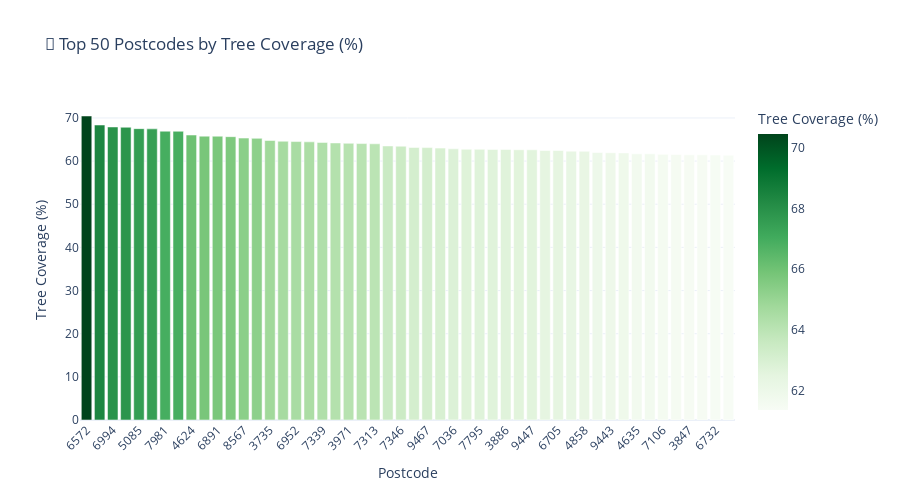

The code cell stored with this chart in its notebook:
### Markdown cell above
### 📈 Interactive Visualization: Top 50 Tree-Dense Postcodes

To enhance the readability and exploration of green data, we use **Plotly** to create an interactive chart.

This bar chart shows the **top 50 postcodes with the highest percentage of tree coverage**. You can:
- Hover over each bar to see the exact percentage
- Zoom in/out or pan to focus on specific areas
- Click the legend to filter values
- Export the chart as an image for reports

This interactive approach allows for deeper insight into which areas are more tree-dense and how they compare with each other.

### Code cell
import plotly.express as px

# Sort top 50 greenest postcodes by tree percentage
top_trees = df.sort_values(by='percentagetrees', ascending=False).head(50)

# Convert postcode to string to force category behavior
top_trees['postcode'] = top_trees['postcode'].astype(str)

# Create an interactive bar chart
fig = px.bar(
    top_trees,
    x='postcode',
    y='percentagetrees',
    color='percentagetrees',
    color_continuous_scale='Greens',
    title='🌳 Top 50 Postcodes by Tree Coverage (%)',
    labels={'percentagetrees': 'Tree Coverage (%)', 'postcode': 'Postcode'},
    height=500
)

# Improve layout
fig.update_layout(
    xaxis_tickangle=-45,
    bargap=0.2,  # reduce gap between bars
    xaxis_type='category',  # treat postcodes as categories
    template='plotly_white'
)

fig.show()

### Figure 1 — Plotly figure (JSON) as saved in the notebook; plotly's stock layout.template omitted (floating-point values rounded to 4 significant figures)
{"data": [{"alignmentgroup": "True", "hovertemplate": "Postcode=%{x}<br>Tree Coverage (%)=%{marker.color}<extra></extra>", "legendgroup": "", "marker": {"color": [70.45, 68.36, 67.91, 67.84, 67.52, 67.47, 66.93, 66.91, 66.04, 65.78, 65.77, 65.66, 65.33, 65.27, 64.77, 64.6, 64.53, 64.46, 64.33, 64.21, 64.13, 64.06, 64.01, 63.51, 63.46, 63.16, 63.13, 63.01, 62.84, 62.74, 62.73, 62.68, 62.68, 62.63, 62.62, 62.46, 62.45, 62.31, 62.27, 61.99, 61.94, 61.9, 61.68, 61.68, 61.57, 61.52, 61.46, 61.46, 61.42, 61.37], "coloraxis": "coloraxis", "pattern": {"shape": ""}}, "name": "", "offsetgroup": "", "orientation": "v", "showlegend": false, "textposition": "auto", "type": "bar", "x": ["6572", "6957", "6994", "8572", "5085", "4645", "7981", "8564", "4624", "8387", "6891", "3775", "8567", "9246", "3735", "3852", "6952", "7873", "7339", "7985", "3971", "9533", "7313", "7351", "7346", "6961", "9467", "8896", "7036", "6586", "7795", "6704", "3886", "7785", "9447", "4641", "6705", "3941", "4858", "3749", "9443", "9331", "4635", "7361", "7106", "5175", "3847", "6865", "6732", "6105"], "xaxis": "x", "y": [70.45, 68.36, 67.91, 67.84, 67.52, 67.47, 66.93, 66.91, 66.04, 65.78, 65.77, 65.66, 65.33, 65.27, 64.77, 64.6, 64.53, 64.46, 64.33, 64.21, 64.13, 64.06, 64.01, 63.51, 63.46, 63.16, 63.13, 63.01, 62.84, 62.74, 62.73, 62.68, 62.68, 62.63, 62.62, 62.46, 62.45, 62.31, 62.27, 61.99, 61.94, 61.9, 61.68, 61.68, 61.57, 61.52, 61.46, 61.46, 61.42, 61.37], "yaxis": "y"}], "layout": {"bargap": 0.2, "barmode": "relative", "coloraxis": {"colorbar": {"title": {"text": "Tree Coverage (%)"}}, "colorscale": [[0, "rgb(247,252,245)"], [0.125, "rgb(229,245,224)"], [0.25, "rgb(199,233,192)"], [0.375, "rgb(161,217,155)"], [0.5, "rgb(116,196,118)"], [0.625, "rgb(65,171,93)"], [0.75, "rgb(35,139,69)"], [0.875, "rgb(0,109,44)"], [1, "rgb(0,68,27)"]]}, "height": 500, "legend": {"tracegroupgap": 0}, "title": {"text": "🌳 Top 50 Postcodes by Tree Coverage (%)"}, "xaxis": {"anchor": "y", "domain": [0, 1], "tickangle": -45, "title": {"text": "Postcode"}, "type": "category"}, "yaxis": {"anchor": "x", "domain": [0, 1], "title": {"text": "Tree Coverage (%)"}}}}
